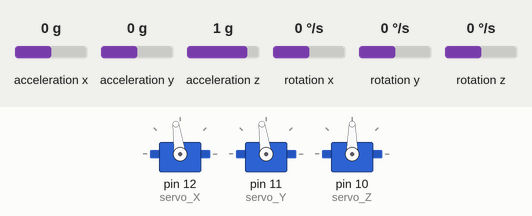
This sketch was run on a simulated Arduino Uno, built with avr-gcc and run on an emulated ATmega328P. Parts: 3 × servo. Wiring (inferred from the names in the program): ADXL345 accelerometer at I2C address 0x53; ITG-3200 gyroscope at I2C address 0x68. The inputs (shaded band) are chosen by the test bench; at power-on: acceleration x 0 g, acceleration z 1 g, rotation x 0 °/s, acceleration y 0 g, rotation y 0 °/s, rotation z 0 °/s.

Above: at 6.5 s.
6.6 s: acceleration x set to -1.4 g
At 8.1 s:
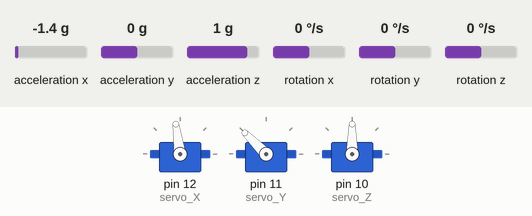
9.6 s: acceleration z set to 0.8 g
At 9.83 s:
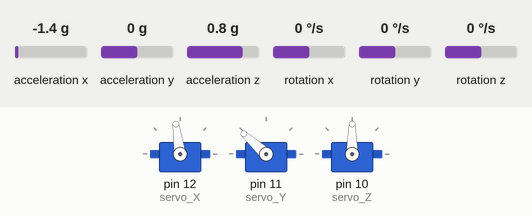
11.6 s: rotation x set to 184 °/s
At 13.1 s:
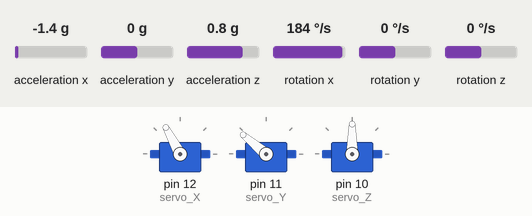
14.6 s: acceleration y set to -1.4 g
At 16.0 s:
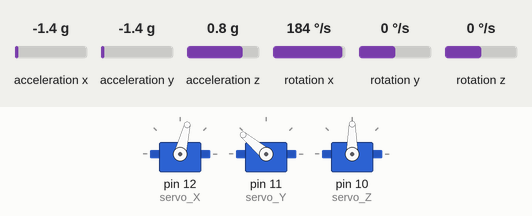
17.6 s: rotation y set to -192 °/s
At 19.5 s:
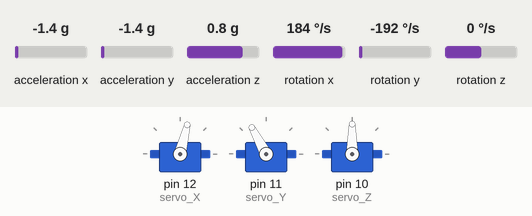
20.6 s: acceleration x set to 0 g
At 22.6 s:
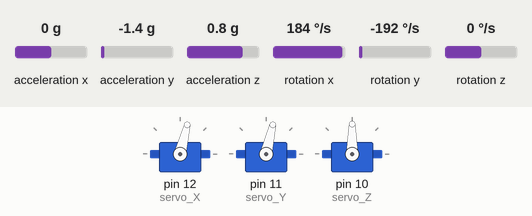
Timing chart, 0 to 24.1 s (numbered marks = the images above; inputs shaded):
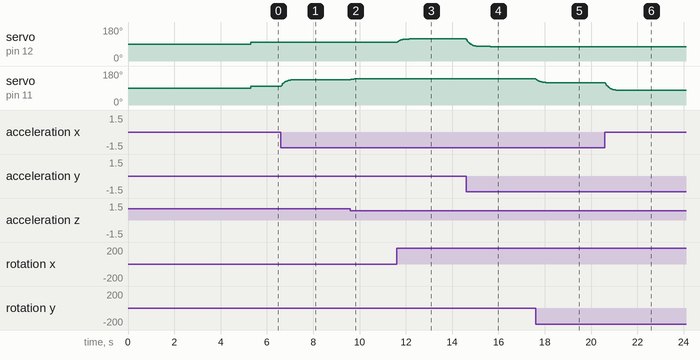

Measured:
- after the input at 6.6 s, servo on pin 11 (servo_Y): moves from 98° to 135° over 0.62 s, starting at once
- after the input at 9.6 s, servo on pin 11 (servo_Y): 135° → 137° at once, → 138° 0.16 s later, → 139° 0.10 s later, → 140° 0.30 s later
- after the input at 11.6 s, servo on pin 12 (servo_X): moves from 98° to 118° over 0.98 s, starting at once
- after the input at 14.6 s, servo on pin 12 (servo_X): moves from 118° to 76° over 1.0 s, starting at once
- after the input at 17.6 s, servo on pin 11 (servo_Y): moves from 140° to 118° over 0.90 s, starting at once
- after the input at 20.6 s, servo on pin 11 (servo_Y): moves from 118° to 77° over 0.62 s, starting at once

The sketch:

kalman_servocontrol.ino
```cpp
//--IMU 6DoF I2C
//--Accelerometre = ADXL345
//--Gyroscope = ITG3200
//--Fusion de l'accel et du gyro avec Kalman
//--Integration des servos en X et Y
//--valeur servo (Datasheet Hitech HS-485B):
// -90° = 900us
//   0° = 1500us
// +90° = 2100us

#include <Wire.h> // communication I2C
#include <Servo.h> // commande servos

// declaration des servos (X,Y)
//-----------------------------

Servo servo_X;
Servo servo_Y;
Servo servo_Z;

// declaration des positions des servos (X,Y)
//-------------------------------------------

int pos_X = 0;
int pos_Y = 0;
int pos_Z = 90;

// vecteur 3 axes par capteurs
//----------------------------

int Gyro_out[3],Accel_out[3];

// base de temps pour l'acquisition des signaux
//---------------------------------------------

float dt = 0.02;

// declaration des variables
//--------------------------

float Gyro_cal_x,Gyro_cal_y,Gyro_cal_z,Accel_cal_x,Accel_cal_y,Accel_cal_z;

// valeur d'initialisation axe X
//------------------------------

float Gyro_X = 0;
float Accel_X = 0;
float Predicted_X = 0; // sortie du filtre de Kalman X

// valeur d'initialisation axe Y
//------------------------------

float Gyro_Y = 0;
float Accel_Y = 0;
float Predicted_Y = 0; // sortie du filtre de Kalman Y

// prediction des etats initiaux (a modifier si besoin)
//-----------------------------------------------------

float Q = 2.5; // bruit de covariance
float R = 5; // bruit de mesure gaussien

// matrice de covariance des erreurs (erreurs estimees non nulles)
//----------------------------------------------------------------

float P00 = 0.1;
float P11 = 0.1;
float P01 = 0.1;

// declaration des gains de Kalman
//--------------------------------

float Kk0, Kk1;

// declaration des unites de temps
//--------------------------------

unsigned long timer;
unsigned long time;

// fonction ecriture I2C librairie "wire.h"
//-----------------------------------------

void writeTo(byte device, byte toAddress, byte val)
{
  Wire.beginTransmission(device);
  Wire.write(toAddress);
  Wire.write(val);
  Wire.endTransmission();
}

// fonction lecture I2C librairie "wire.h"
//----------------------------------------

void readFrom(byte device, byte fromAddress, int num, byte result[])
{
  Wire.beginTransmission(device);
  Wire.write(fromAddress);
  Wire.endTransmission();
  Wire.requestFrom((int)device, num);

  // condition de test pour la lecture I2C
  //--------------------------------------

  int i = 0;

  while(Wire.available())
  {
    result[i] = Wire.read();
    i++;
  }
}

//datasheet lecture gyroscope I2C ITG3200
//---------------------------------------

void getGyroscopeReadings(int Gyro_out[])
{
  byte buffer[6];
  readFrom(0x68,0x1D,6,buffer);

  Gyro_out[0]=(((int)buffer[0]) << 8 ) | buffer[1];
  Gyro_out[1]=(((int)buffer[2]) << 8 ) | buffer[3];
  Gyro_out[2]=(((int)buffer[4]) << 8 ) | buffer[5];
}

//datasheet lecture accelerometre I2C ADXL345
//-------------------------------------------

void getAccelerometerReadings(int Accel_out[])
{
  byte buffer[6];
  readFrom(0x53,0x32,6,buffer);

  Accel_out[0]=(((int)buffer[1]) << 8 ) | buffer[0];
  Accel_out[1]=(((int)buffer[3]) << 8 ) | buffer[2];
  Accel_out[2]=(((int)buffer[5]) << 8 ) | buffer[4];
}

// routine de calibration
//-----------------------

void setup()
{

  servo_X.attach(12); // plug le servo_X sur pin 10 (a changer si besoin)
  servo_Y.attach(11); // plug le servo_Y sur pin 11 (a changer si besoin)
  servo_Z.attach(10);

  int Gyro_cal_x_sample = 0;
  int Gyro_cal_y_sample = 0;
  int Gyro_cal_z_sample = 0;

  int Accel_cal_x_sample = 0;
  int Accel_cal_y_sample = 0;
  int Accel_cal_z_sample = 0;

  int i;

  delay(5);

  // configuration du port serie
  //----------------------------

  Wire.begin();
  Serial.begin(115200); // vitesse a 115200 bds

  // calibration des capteurs selon les datasheets constructeurs
  //------------------------------------------------------------

  writeTo(0x53,0x31,0x09); //accel 11 bits - +/-4g
  writeTo(0x53,0x2D,0x08); //accel en mode mesure
  writeTo(0x68,0x16,0x1A); //gyro +/-2000 deg/s + passe-bas a 100Hz
  writeTo(0x68,0x15,0x09); //gyro echantillonage a 100Hz

  delay(100);

  for(i = 0;i < 100;i += 1)
  {

    // lecture des sorties capteurs
    //-----------------------------

    getGyroscopeReadings(Gyro_out);
    getAccelerometerReadings(Accel_out);

    // acquisition du gyro sur les 3 axes
    //-----------------------------------

    Gyro_cal_x_sample += Gyro_out[0];
    Gyro_cal_y_sample += Gyro_out[1];
    Gyro_cal_z_sample += Gyro_out[2];

    // acquisition de l'accel sur les 3 axes
    //--------------------------------------

    Accel_cal_x_sample += Accel_out[0];
    Accel_cal_y_sample += Accel_out[1];
    Accel_cal_z_sample += Accel_out[2];

    delay(50);
  }

  // lecture du gyro sur les 3 axes
  //-------------------------------

  Gyro_cal_x = Gyro_cal_x_sample / 100;
  Gyro_cal_y = Gyro_cal_y_sample / 100;
  Gyro_cal_z = Gyro_cal_z_sample / 100;

  // lecture de l'accel sur les 3 axes
  //----------------------------------

  Accel_cal_x = Accel_cal_x_sample / 100;
  Accel_cal_y = Accel_cal_y_sample / 100;
  Accel_cal_z = (Accel_cal_z_sample / 100) - 256; //code sur 8 bits (256LSB) pour annuler la gravite => 0 = -256
}

// programme principal
//--------------------

void loop()
{
  timer = millis();

  // lecture discrete (loop) des sorties capteurs
  //---------------------------------------------

  getGyroscopeReadings(Gyro_out);
  getAccelerometerReadings(Accel_out);

  // equation du mouvement selon l'axe des X
  //----------------------------------------

  Accel_X = atan2((Accel_out[1] - Accel_cal_y) / 256,(Accel_out[2] - Accel_cal_z)/256) * 180 / PI;
  Gyro_X = Gyro_X + ((Gyro_out[0] - Gyro_cal_x)/ 14.375) * dt;

  // lecture de -90°/+90° sur X
  //---------------------------

  if(Gyro_X < 180) Gyro_X += 360;
  if(Gyro_X >= 180) Gyro_X -= 360;

  // mise a jour de la matrice de prediction sur X (time update phase 1)
  //------------------------------------------------------------------------

  Predicted_X = Predicted_X + ((Gyro_out[0] - Gyro_cal_x)/14.375) * dt;

  // equation du mouvement selon l'axe des Y
  //----------------------------------------

  Accel_Y = atan2((Accel_out[0] - Accel_cal_x) / 256,(Accel_out[2] - Accel_cal_z)/256) * 180 / PI;
  Gyro_Y = Gyro_Y + ((Gyro_out[1] - Gyro_cal_y)/ 14.375) * dt;

  // lecture de -90°/+90° sur Y
  //---------------------------

  if(Gyro_Y < 180) Gyro_Y += 360;
  if(Gyro_Y >= 180) Gyro_Y -= 360;

  // mise a jour de la matrice de prediction sur Y (time update phase 1)
  //------------------------------------------------------------------------

  Predicted_Y = Predicted_Y - ((Gyro_out[1] - Gyro_cal_y)/14.375) * dt;

  // erreur de covariance donne par les resultats de derivation (time update phase 2)
  //---------------------------------------------------------------------------------

  P00 += dt * (2 * P01 + dt * P11);
  P01 += dt * P11;
  P00 += dt * Q;
  P11 += dt * Q;

  // mise a jour des gains de Kalman (measure update phase 1)
  //---------------------------------------------------------

  Kk0 = P00 / (P00 + R);
  Kk1 = P01 / (P01 + R);

  // mise a jour du filtre de Kalman (measure update phase 2)
  //---------------------------------------------------------

  Predicted_X += (Accel_X - Predicted_X) * Kk0;
  Predicted_Y += (Accel_Y - Predicted_Y) * Kk0;

  // mise a jour de la matrice de covariance des erreurs (measure update phase 3)
  //-----------------------------------------------------------------------------

  P00 *= (1 - Kk0);
  P01 *= (1 - Kk1);
  P11 -= Kk1 * P01;

  float angle_z = Gyro_out[2];

  time = millis();

   // conversion et mise a l'echelle angle/temps pour les servos
   //-----------------------------------------------------------

   pos_X = map(Predicted_X, -90, 90, 900, 2200); // servo_X
   servo_X.write(pos_X);

   pos_Y = map(Predicted_Y, 90, -90, 900, 2200); // servo_Y
   servo_Y.write(pos_Y);

  /*
  // affichage des resultats sur port serie (115200 bds)
  //----------------------------------------------------
  Serial.print("Predicted_X: "); //affichage X en angle d'Euler
  Serial.print(Predicted_X);
  Serial.print(" ");
  Serial.print("Predicted_Y: "); //affichage Y en angle d'Euler
  Serial.print(Predicted_Y);
  Serial.println(" ");
  Serial.print("Pos_X: "); // affichage valeur servo X
  Serial.print(pos_X);
  Serial.print(" ");
  Serial.print("Pos_Y: "); //affichage valeur servo Y
  Serial.print(pos_Y);
  Serial.print(" ");
  */

  timer = millis() - timer; //base de temps en millisecondes
  timer = (dt * 1000) - timer; //mise a jour de la base de temps

  delay(timer);
}
```
